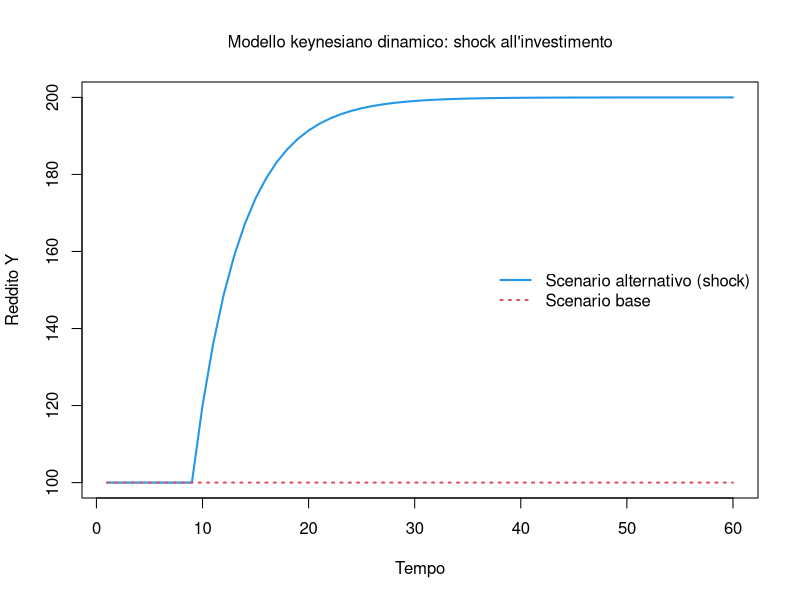

The R script that drew this image:
# Modello keynesiano dinamico elementare
# Corso "Analisi economica" - Parte II (sezione 2.2.6)
# Ultima modifica: 31/07/2026

# Prepara l'ambiente ####
rm(list = ls(all = TRUE))
if (!is.null(dev.list())) dev.off()
cat("\014")              # Cancella tutto
nPeriods   <- 60         # Numero di periodi
nScenarios <- 2          # 1 = scenario base; 2 = shock all'investimento

# Crea funzione che definisce le variabili come matrici ####
mat <- function(z) matrix(data = z, nrow = nScenarios, ncol = nPeriods)

# Definisci i coefficienti e le variabili del modello ####
c0 <- 10                 # Consumo autonomo
c1 <- 0.8                # Propensione marginale al consumo (0 < c1 < 1)
I0 <- mat(10)            # Investimento autonomo
Y  <- mat((c0 + 10) / (1 - c1))   # Valore di stato stazionario del reddito (moltiplicatore)
C  <- mat(0)             # Consumo totale
I  <- mat(0)             # Investimento totale

# Lancia il modello ####
for (j in 1:nScenarios) {
  
  for (i in 2:nPeriods) {
    
    if (i >= 10 && j == 2) I0[j, i] <- 30      # Shock: investimento 10 -> 30
    
    I[j, i] <- I0[j, i]
    C[j, i] <- c0 + c1 * Y[j, i - 1]
    Y[j, i] <- C[j, i] + I0[j, i]
    
  }
}

# Visualizza i risultati ####
plot(Y[2, ], type = "l", lwd = 2, col = 4, ylim = range(min(Y[,]),max(Y[,])),
     main = "Modello keynesiano dinamico: shock all'investimento",
     xlab = "Tempo", ylab = "Reddito Y", font.main = 1, cex.main = 1, cex.axis=1, cex.lab=1)
#grid()
lines(Y[1, ], lwd = 2, lty = 3, col = 2)
legend("right", c("Scenario alternativo (shock)", "Scenario base"),
       lty = c(1, 3), lwd = c(2, 2), col = c(4, 2), bty = "n", cex=1)
